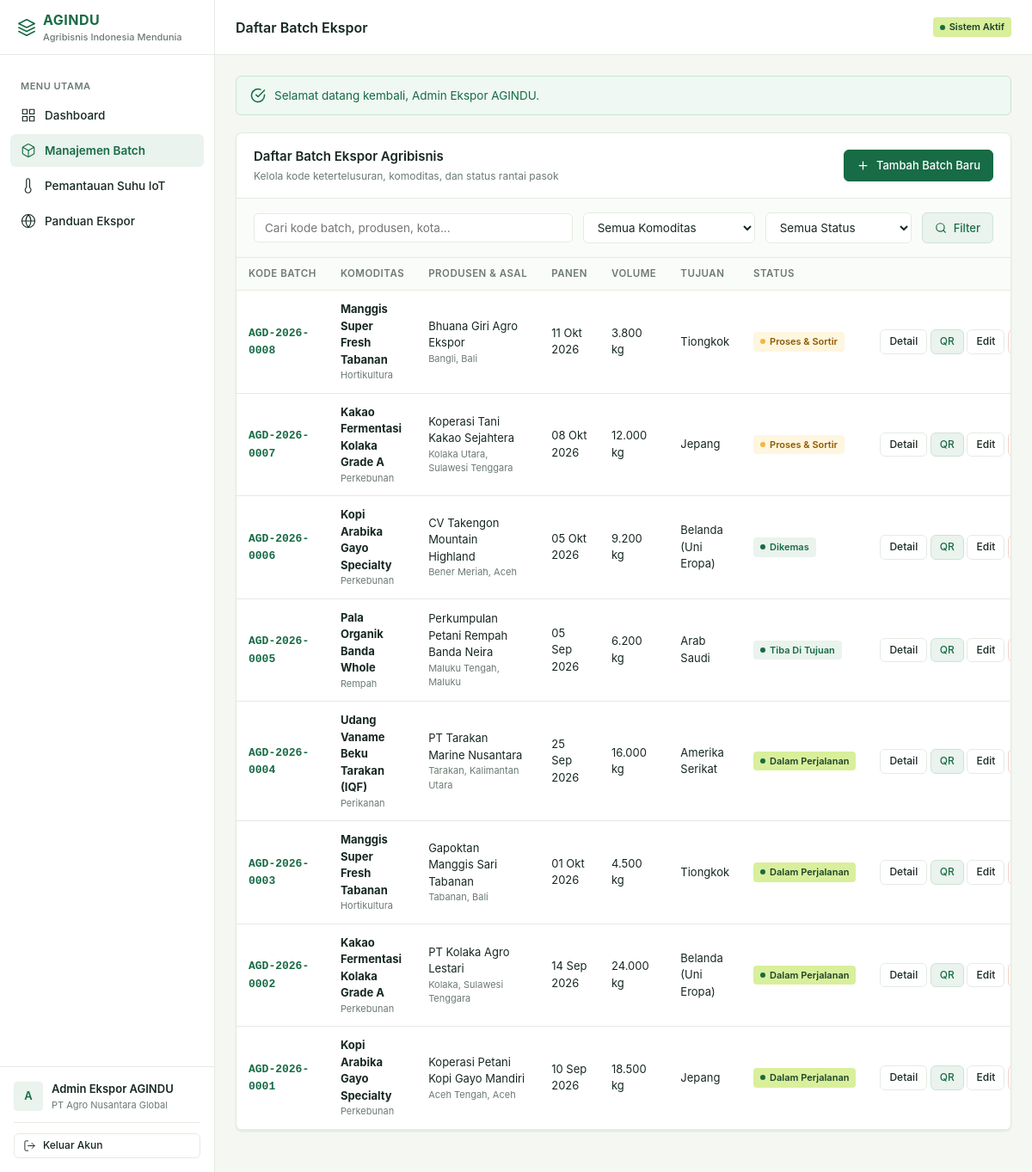
Page /batches (signed in) on the committed database.
### tables this page shows
CREATE TABLE `users` (
    `id` INT UNSIGNED AUTO_INCREMENT PRIMARY KEY,
    `name` VARCHAR(100) NOT NULL,
    `username` VARCHAR(50) NOT NULL UNIQUE,
    `email` VARCHAR(150) NOT NULL UNIQUE,
    `password_hash` VARCHAR(255) NOT NULL,
    `role` VARCHAR(50) NOT NULL DEFAULT 'producer',
    `company_name` VARCHAR(150) NOT NULL,
    `created_at` TIMESTAMP DEFAULT CURRENT_TIMESTAMP,
    `updated_at` TIMESTAMP DEFAULT CURRENT_TIMESTAMP ON UPDATE CURRENT_TIMESTAMP
);

CREATE TABLE `batches` (
    `id` INT UNSIGNED AUTO_INCREMENT PRIMARY KEY,
    `batch_code` VARCHAR(30) NOT NULL UNIQUE,
    `public_token` VARCHAR(64) NOT NULL UNIQUE,
    `commodity_id` INT UNSIGNED NOT NULL,
    `producer_name` VARCHAR(150) NOT NULL,
    `origin_regency` VARCHAR(100) NOT NULL,
    `origin_province` VARCHAR(100) NOT NULL,
    `harvest_date` DATE NOT NULL,
    `volume_kg` DECIMAL(10,2) NOT NULL,
    `destination_country_id` INT UNSIGNED NOT NULL,
    `status` VARCHAR(30) NOT NULL DEFAULT 'processing',
    `notes` TEXT NULL,
    `created_at` TIMESTAMP DEFAULT CURRENT_TIMESTAMP,
    `updated_at` TIMESTAMP DEFAULT CURRENT_TIMESTAMP ON UPDATE CURRENT_TIMESTAMP,
    INDEX `idx_batch_token` (`public_token`),
    INDEX `idx_batch_status` (`status`),
    INDEX `idx_batch_commodity` (`commodity_id`),
    INDEX `idx_batch_country` (`destination_country_id`),
    CONSTRAINT `fk_batch_commodity` FOREIGN KEY (`commodity_id`) REFERENCES `commodities` (`id`) ON DELETE RESTRICT,
    CONSTRAINT `fk_batch_country` FOREIGN KEY (`destination_country_id`) REFERENCES `destination_countries` (`id`) ON DELETE RESTRICT
);

CREATE TABLE `commodities` (
    `id` INT UNSIGNED AUTO_INCREMENT PRIMARY KEY,
    `code` VARCHAR(20) NOT NULL UNIQUE,
    `name` VARCHAR(100) NOT NULL,
    `category` VARCHAR(50) NOT NULL,
    `temp_min` DECIMAL(5,2) NOT NULL,
    `temp_max` DECIMAL(5,2) NOT NULL,
    `temp_tolerance` DECIMAL(4,2) NOT NULL DEFAULT 1.50,
    `unit` VARCHAR(20) NOT NULL DEFAULT 'kg',
    `description` TEXT NULL,
    `created_at` TIMESTAMP DEFAULT CURRENT_TIMESTAMP
);

CREATE TABLE `destination_countries` (
    `id` INT UNSIGNED AUTO_INCREMENT PRIMARY KEY,
    `code` VARCHAR(10) NOT NULL UNIQUE,
    `name` VARCHAR(100) NOT NULL,
    `region` VARCHAR(50) NOT NULL,
    `requirements_summary` TEXT NOT NULL,
    `regulations_summary` TEXT NOT NULL,
    `created_at` TIMESTAMP DEFAULT CURRENT_TIMESTAMP
);

### app/Views/batches/index.php (the view, shortened to what the rows shown need)
<div class="card">
    <div class="card-header">
        <div>
            <h1 class="card-title">Daftar Batch Ekspor Agribisnis</h1>
            <div class="card-subtitle">Kelola kode ketertelusuran, komoditas, dan status rantai pasok</div>
        </div>
        <a href="<?= url('/batches/create') ?>" class="btn btn-primary">
            <svg width="15" height="15" viewBox="0 0 24 24" fill="none" stroke="currentColor" stroke-width="2" stroke-linecap="round" stroke-linejoin="round">
                <line x1="12" y1="5" x2="12" y2="19"></line>
                <line x1="5" y1="12" x2="19" y2="12"></line>
            </svg>
            <span>Tambah Batch Baru</span>
        </a>
    </div>
    <div style="padding: 16px 20px; border-bottom: 1px solid var(--line); background-color: #fafcf9;">
        <form action="<?= url('/batches') ?>" method="GET" style="display: flex; gap: 12px; flex-wrap: wrap; align-items: center;">
            <div style="flex: 1; min-width: 200px;">
                <input type="text" name="search" class="form-control" placeholder="Cari kode batch, produsen, kota..." value="<?= e($search) ?>">
            </div>
            <div style="width: 200px;">
                <select name="commodity_id" class="form-select">
                    <option value="">Semua Komoditas</option>
                </select>
            </div>
            <div style="width: 170px;">
                <select name="status" class="form-select">
                    <option value="">Semua Status</option>
                </select>
            </div>
            <button type="submit" class="btn btn-secondary">
                <svg width="14" height="14" viewBox="0 0 24 24" fill="none" stroke="currentColor" stroke-width="2" stroke-linecap="round" stroke-linejoin="round">
                    <circle cx="11" cy="11" r="8"></circle>
                    <line x1="21" y1="21" x2="16.65" y2="16.65"></line>
                </svg>
                <span>Filter</span>
            </button>
        </form>
    </div>
    <div class="table-responsive">
        <table class="table">
            <thead>
                <tr>
                    <th>Kode Batch</th>
                    <th>Komoditas</th>
                    <th>Produsen & Asal</th>
                    <th>Panen</th>
                    <th>Volume</th>
                    <th>Tujuan</th>
                    <th>Status</th>
                    <th style="text-align: right;">Aksi</th>
                </tr>
            </thead>
            <tbody>
                <?php if (empty($pagination['items'])): ?>
                <tr>
                    <td colspan="8" style="text-align: center; color: var(--muted); padding: 36px;">
                        Tidak ada data batch yang sesuai dengan kriteria filter.
                    </td>
                </tr>
                <?php else: ?>
                <?php foreach ($pagination['items'] as $b): ?>
                <tr>
                    <td>
                        <a href="<?= url('/batches/' . $b['id']) ?>" style="font-family: var(--font-mono); font-weight: 700;">
                            <?= e($b['batch_code']) ?>
                        </a>
                    </td>
                    <td>
                        <strong><?= e($b['commodity_name']) ?></strong>
                        <div style="font-size: 11px; color: var(--muted);"><?= e($b['commodity_category']) ?></div>
                    </td>
                    <td>
                        <div><?= e($b['producer_name']) ?></div>
                        <div style="font-size: 11px; color: var(--muted);"><?= e($b['origin_regency']) ?>, <?= e($b['origin_province']) ?></div>
                    </td>
                    <td><?= format_date($b['harvest_date'], 'd M Y') ?></td>
                    <td><?= format_kg($b['volume_kg']) ?></td>
                    <td><?= e($b['destination_country_name']) ?></td>
                    <td>
                        <?php
                        $badgeClass = 'badge-neutral';
                        $statusLabel = $b['status'];
                        if ($b['status'] === 'in_transit' || $b['status'] === 'shipped') {
                            $badgeClass = 'badge-lime';
                            $statusLabel = 'Dalam Perjalanan';
                        } elseif ($b['status'] === 'processing') {
                            $badgeClass = 'badge-amber';
                            $statusLabel = 'Proses & Sortir';
                        } elseif ($b['status'] === 'packed') {
                            $badgeClass = 'badge-green';
                            $statusLabel = 'Dikemas';
                        } elseif ($b['status'] === 'completed') {
                            $badgeClass = 'badge-green';
                            $statusLabel = 'Tiba di Tujuan';
                        }
                        ?>
                        <span class="badge <?= $badgeClass ?>">
                            <span class="badge-dot"></span>
                            <?= e($statusLabel) ?>
                        </span>
                    </td>
                    <td style="text-align: right; white-space: nowrap;">
                        <a href="<?= url('/batches/' . $b['id']) ?>" class="btn btn-outline btn-sm" title="Rincian Batch">Detail</a>
                        <a href="<?= url('/batches/' . $b['id'] . '/qr') ?>" class="btn btn-secondary btn-sm" title="Label Cetak QR">QR</a>
                        <a href="<?= url('/batches/' . $b['id'] . '/edit') ?>" class="btn btn-outline btn-sm" title="Ubah Data">Edit</a>
                        <form action="<?= url('/batches/' . $b['id'] . '/delete') ?>" method="POST" style="display: inline-block; margin: 0;" onsubmit="return confirm('Apakah Anda yakin ingin menghapus batch <?= e($b['batch_code']) ?>? Data tidak dapat dipulihkan.');">
                            <button type="submit" class="btn btn-danger btn-sm" title="Hapus Batch">Hapus</button>
                        </form>
                    </td>
                </tr>
                <?php endforeach; ?>
                <?php endif; ?>
            </tbody>
        </table>
    </div>
</div>

### app/Core/Router.php (shortened to what the rows shown need)
<?php
require_once __DIR__ . '/helpers.php';
class Router
{
    private array $routes = [];
    private function addRoute(string $method, string $pattern, array $handler): void
    {
        $regex = preg_replace('/\{([a-zA-Z0-9_]+)\}/', '(?P<$1>[^/]+)', $pattern);
        $regex = '#^' . $regex . '$#';
        $this->routes[] = [
            'method'  => $method,
            'pattern' => $pattern,
            'regex'   => $regex,
            'handler' => $handler
        ];
    }
    public function dispatch(): void
    {
        $requestMethod = $_SERVER['REQUEST_METHOD'] ?? 'GET';
        $uri = $_SERVER['REQUEST_URI'] ?? '/';
        $path = parse_url($uri, PHP_URL_PATH);
        $basePath = detect_base_path();
        if ($basePath !== '' && str_starts_with($path, $basePath)) {
            $path = substr($path, strlen($basePath));
        }
        $path = '/' . trim($path, '/');
        foreach ($this->routes as $route) {
            if ($route['method'] !== $requestMethod) {
                continue;
            }
            if (preg_match($route['regex'], $path, $matches)) {
                $params = [];
                [$controllerClass, $method] = $route['handler'];
                $instance = new $controllerClass();
                call_user_func_array([$instance, $method], array_values($params));
                return;
            }
        }
    }
}

### app/Views/layouts/main.php (shortened to what the rows shown need)
<!DOCTYPE html>
<html lang="id">
<head>
    <link rel="stylesheet" href="<?= asset('css/app.css') ?>">
</head>
<body>
    <div class="app-wrapper">
        <aside class="app-sidebar" id="appSidebar">
            <div class="sidebar-header">
                <div class="sidebar-brand">
                    <svg width="22" height="22" viewBox="0 0 24 24" fill="none" stroke="currentColor" stroke-width="1.8" stroke-linecap="round" stroke-linejoin="round">
                        <path d="M12 2L2 7l10 5 10-5-10-5z"></path>
                        <path d="M2 17l10 5 10-5"></path>
                        <path d="M2 12l10 5 10-5"></path>
                    </svg>
                    <div>
                        <?= APP_NAME ?>
                        <span><?= APP_TAGLINE ?></span>
                    </div>
                </div>
            </div>
            <nav class="sidebar-nav">
                <div class="nav-section-title">Menu Utama</div>
                <a href="<?= url('/dashboard') ?>" class="nav-item <?= ($activeNav ?? '') === 'dashboard' ? 'active' : '' ?>">
                    <span>Dashboard</span>
                </a>
                <a href="<?= url('/batches') ?>" class="nav-item <?= ($activeNav ?? '') === 'batches' ? 'active' : '' ?>">
                    <span>Manajemen Batch</span>
                </a>
                <a href="<?= url('/temperature') ?>" class="nav-item <?= ($activeNav ?? '') === 'temperature' ? 'active' : '' ?>">
                    <svg width="18" height="18" viewBox="0 0 24 24" fill="none" stroke="currentColor" stroke-width="1.5" stroke-linecap="round" stroke-linejoin="round">
                        <path d="M14 14.76V3.5a2.5 2.5 0 0 0-5 0v11.26a4.5 4.5 0 1 0 5 0z"></path>
                    </svg>
                    <span>Pemantauan Suhu IoT</span>
                </a>
                <a href="<?= url('/export-guide') ?>" class="nav-item <?= ($activeNav ?? '') === 'export_guide' ? 'active' : '' ?>">
                    <span>Panduan Ekspor</span>
                </a>
            </nav>
            <div class="sidebar-footer">
                <?php $user = auth_user(); ?>
                <div class="user-profile-summary">
                    <div class="user-avatar">
                        <?= strtoupper(substr($user['name'] ?? 'A', 0, 1)) ?>
                    </div>
                    <div class="user-info">
                        <div class="user-name"><?= e($user['name'] ?? 'Admin Produsen') ?></div>
                        <div class="user-org"><?= e($user['company_name'] ?? 'AGINDU Network') ?></div>
                    </div>
                </div>
                <form action="<?= url('/logout') ?>" method="POST" style="margin: 0;">
                    <button type="submit" class="btn btn-outline btn-sm" style="width: 100%; justify-content: flex-start;">
                        <svg width="15" height="15" viewBox="0 0 24 24" fill="none" stroke="currentColor" stroke-width="1.5" stroke-linecap="round" stroke-linejoin="round">
                            <path d="M9 21H5a2 2 0 0 1-2-2V5a2 2 0 0 1 2-2h4"></path>
                            <polyline points="16 17 21 12 16 7"></polyline>
                            <line x1="21" y1="12" x2="9" y2="12"></line>
                        </svg>
                        <span>Keluar Akun</span>
                    </button>
                </form>
            </div>
        </aside>
        <main class="app-main">
            <header class="app-header">
                <div class="header-left">
                    <div class="header-title"><?= isset($pageTitle) ? e($pageTitle) : 'Sistem Ketertelusuran Ekspor' ?></div>
                </div>
                <div class="header-right">
                    <span class="badge badge-lime">
                        <span class="badge-dot"></span>
                        Sistem Aktif
                    </span>
                </div>
            </header>
            <div class="content-body">
                <?php if (has_flash('success')): ?>
                <div class="alert-box alert-success">
                    <svg width="18" height="18" viewBox="0 0 24 24" fill="none" stroke="currentColor" stroke-width="2" stroke-linecap="round" stroke-linejoin="round">
                        <path d="M22 11.08V12a10 10 0 1 1-5.93-9.14"></path>
                        <polyline points="22 4 12 14.01 9 11.01"></polyline>
                    </svg>
                    <span><?= e(get_flash('success')) ?></span>
                </div>
                <?php endif; ?>
                <?= $content ?>
            </div>
        </main>
    </div>
</body>
</html>

### rows in the picture
users: name "A", name "Admin Ekspor AGINDU", company_name "PT Agro Nusantara Global"
batches: batch_code "AGD-2026-0008", commodity.name "Manggis Super Fresh Tabanan", commodity.category "Hortikultura", producer_name "Bhuana Giri Agro Ekspor", origin_regency "Bangli", origin_province "Bali", harvest_date "11 Okt 2026", volume_kg "3.800 kg", destination_country.name "Tiongkok", status "Proses & Sortir"
batches: batch_code "AGD-2026-0007", commodity.name "Kakao Fermentasi Kolaka Grade A", commodity.category "Perkebunan", producer_name "Koperasi Tani Kakao Sejahtera", origin_regency "Kolaka Utara", origin_province "Sulawesi Tenggara", harvest_date "08 Okt 2026", volume_kg "12.000 kg", destination_country.name "Jepang", status "Proses & Sortir"
batches: batch_code "AGD-2026-0006", commodity.name "Kopi Arabika Gayo Specialty", commodity.category "Perkebunan", producer_name "CV Takengon Mountain Highland", origin_regency "Bener Meriah", origin_province "Aceh", harvest_date "05 Okt 2026", volume_kg "9.200 kg", destination_country.name "Belanda (Uni Eropa)", status "Dikemas"
batches: batch_code "AGD-2026-0005", commodity.name "Pala Organik Banda Whole", commodity.category "Rempah", producer_name "Perkumpulan Petani Rempah Banda Neira", origin_regency "Maluku Tengah", origin_province "Maluku", harvest_date "05 Sep 2026", volume_kg "6.200 kg", destination_country.name "Arab Saudi", status "Tiba Di Tujuan"
batches: batch_code "AGD-2026-0004", commodity.name "Udang Vaname Beku Tarakan (IQF)", commodity.category "Perikanan", producer_name "PT Tarakan Marine Nusantara", origin_regency "Tarakan", origin_province "Kalimantan Utara", harvest_date "25 Sep 2026", volume_kg "16.000 kg", destination_country.name "Amerika Serikat", status "Dalam Perjalanan"
batches: batch_code "AGD-2026-0003", commodity.name "Manggis Super Fresh Tabanan", commodity.category "Hortikultura", producer_name "Gapoktan Manggis Sari Tabanan", origin_regency "Tabanan", origin_province "Bali", harvest_date "01 Okt 2026", volume_kg "4.500 kg", destination_country.name "Tiongkok", status "Dalam Perjalanan"
batches: batch_code "AGD-2026-0002", commodity.name "Kakao Fermentasi Kolaka Grade A", commodity.category "Perkebunan", producer_name "PT Kolaka Agro Lestari", origin_regency "Kolaka", origin_province "Sulawesi Tenggara", harvest_date "14 Sep 2026", volume_kg "24.000 kg", destination_country.name "Belanda (Uni Eropa)", status "Dalam Perjalanan"
batches: batch_code "AGD-2026-0001", commodity.name "Kopi Arabika Gayo Specialty", commodity.category "Perkebunan", producer_name "Koperasi Petani Kopi Gayo Mandiri", origin_regency "Aceh Tengah", origin_province "Aceh", harvest_date "10 Sep 2026", volume_kg "18.500 kg", destination_country.name "Jepang", status "Dalam Perjalanan"
